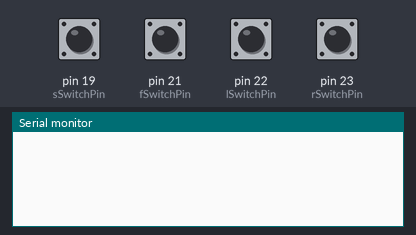
A sketch run on a simulated Arduino Mega 2560, built with avr-gcc and run on an emulated ATmega2560. On the bench: the last lines printed to the serial monitor. The inputs (shaded band) are chosen by the test bench; at power-on: pin 19 (sSwitchPin), pin 21 (fSwitchPin), pin 22 (lSwitchPin), pin 23 (rSwitchPin) LOW. The modem accepts every AT command (registered, SIM ready, sends succeed) and sends nothing else.

Above: at 1.2 s.
1.3 s: pin 19 (sSwitchPin) pulled HIGH for 0.15 s
At 2.3 s:
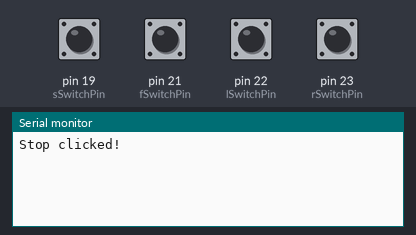
2.9 s: pin 21 (fSwitchPin) pulled HIGH for 0.15 s
At 3.5 s:
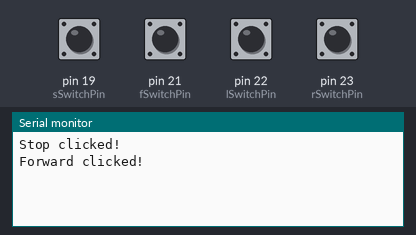
4.5 s: pin 22 (lSwitchPin) pulled HIGH for 0.15 s
At 5.7 s:
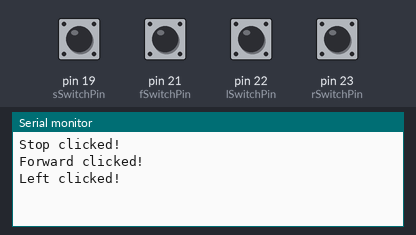
6.1 s: pin 23 (rSwitchPin) pulled HIGH for 0.15 s
At 7.1 s:
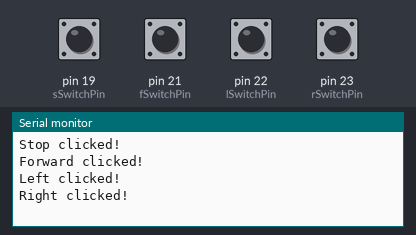

The sketch:

host_device_main.ino
```cpp
#include <Wire.h>


const byte RXD2 = 18;
const byte TXD2 = 4;

String reply = "";

// button pins setup
const byte rSwitchPin = 23;
const byte lSwitchPin = 22;
const byte fSwitchPin = 21;
const byte sSwitchPin = 19;

bool rightVal;
bool leftVal;
bool forwardVal;
bool stopVal;


void setup() {
  Serial.begin(19200);
  Serial2.begin(57600);
}

void loop() {
  rightVal = digitalRead(rSwitchPin);
  leftVal = digitalRead(lSwitchPin);
  forwardVal = digitalRead(fSwitchPin);
  stopVal = digitalRead(sSwitchPin);

  if (rightVal) {
    Serial.println("Right clicked!");
    Serial2.println("AT+SEND=1,2,RR");
    delay(1000);
  } else if (leftVal) {
    Serial.println("Left clicked!");
    Serial2.println("AT+SEND=1,1,L");
    delay(1000);
  } else if (forwardVal) {
    Serial.println("Forward clicked!");
    Serial2.println("AT+SEND=1,1,F");
    delay(1000);

  } else if (stopVal) {
    Serial.println("Stop clicked!");
    Serial2.println("AT+SEND=1,1,S");
    delay(1000);
  }

}
```

Measured:
- after the input at 1.3 s, the serial monitor: prints a new line at once (image 1)
- after the input at 2.9 s, the serial monitor: prints a new line at once (image 2)
- after the input at 4.5 s, the serial monitor: prints a new line at once (image 3)
- after the input at 6.1 s, the serial monitor: prints a new line at once (image 4)
